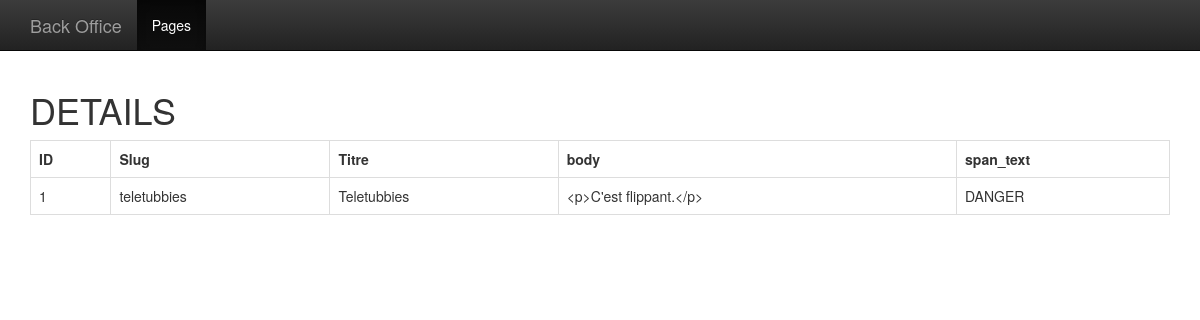
The page /admin/index.php?a=details&id=1 on the database as committed earlier.
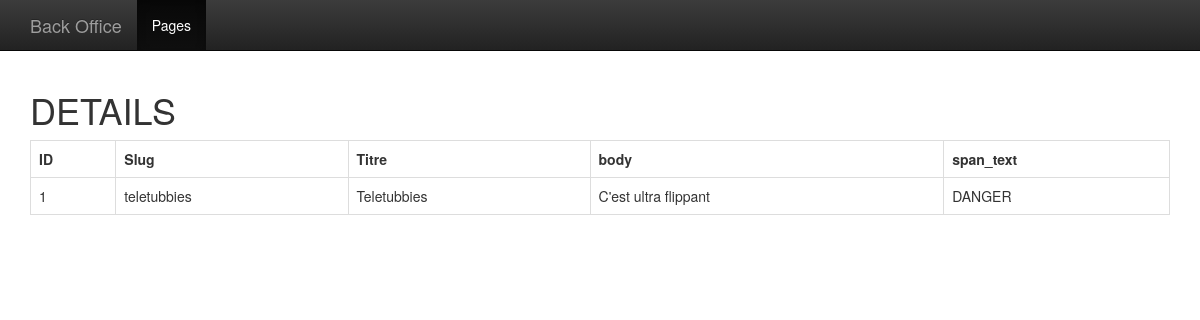
The same page on the database as committed later.
### tables this page shows
CREATE TABLE `page` (
  `id` int(10) unsigned NOT NULL,
  `slug` varchar(100) NOT NULL,
  `h1` varchar(200) NOT NULL,
  `title` varchar(200) NOT NULL,
  `image` varchar(200) NOT NULL,
  `body` varchar(250) NOT NULL,
  `span_class` varchar(200) NOT NULL DEFAULT '',
  `span_text` varchar(200) NOT NULL DEFAULT ''
);

### Controller/PageController.php (called while the page is built, shortened)
<?php
class PageController
{
   private $repository;
   public function __construct(\PDO $PDO)
   {
      $this->repository = new PageRepository($PDO);
   }
    public function detailsAction()
   {
           $id = $_GET['id'];
       $page = $this->repository->findById($id);
       require "View/admin/details.php";
   }
}

### Model/Pagerepository.php (called while the page is built, shortened)
<?php
class PageRepository
{
    private $PDO;
    public function __construct(\PDO $PDO)
    {
        $this->PDO = $PDO;
    }
    public function findById($id)
    {
        $sql = "
        SELECT
          `id`,
          `slug`,
          `h1`,
          `image`,
          `span_class`,
          `span_text`,
          `body`,
          `title`
        FROM
          `page`
        WHERE
          `id` = :id
        ";
        $stmt = $this->PDO->prepare($sql);
        $stmt->bindParam(':id', $id);
        $stmt->execute();
        return $stmt->fetchObject();
    }
}

### View/admin/details.php (the view, shortened to what this page needs)
<!DOCTYPE html>
<html lang="en">
<head>
    <link href="../bootstrap/css/bootstrap.css" rel="stylesheet">
    <link href="../bootstrap/css/" rel="stylesheet">
    <link href="../bootstrap/css/bootstrap-theme.min.css" rel="stylesheet">
</head>
<body role="document">
<nav class="navbar navbar-inverse navbar-fixed-top">
    <div class="container">
        <div class="navbar-header">
            <a class="navbar-brand" href="">Back Office</a>
        </div>
        <div id="navbar" class="navbar-collapse collapse">
            <ul class="nav navbar-nav">
                <li class="active"><a href="./index.php?a=lister">Pages</a></li>
            </ul>
        </div>
    </div>
</nav>
<div class="container theme-showcase" role="main">
    <h1>DETAILS</h1>
    <table class="table-bordered table-responsive table">
        <tr>
            <th>ID</th>
            <th>Slug</th>
            <th>Titre</th>
            <th>body</th>
            <th>span_text</th>
        </tr>
        <tr>
            <td><?=$page->id?></td>
            <td><?=$page->slug?></td>
            <td><?=$page->title?></td>
            <td><?=htmlentities($page->body)?></td>
            <td><?=$page->span_text?></td>
        </tr>
    </table>
</div>
</body>
</html>

Rows that differ between the two databases and show on the page:
changed page "teletubbies": body "<p>C'est flippant.</p>" → "C'est ultra flippant"
